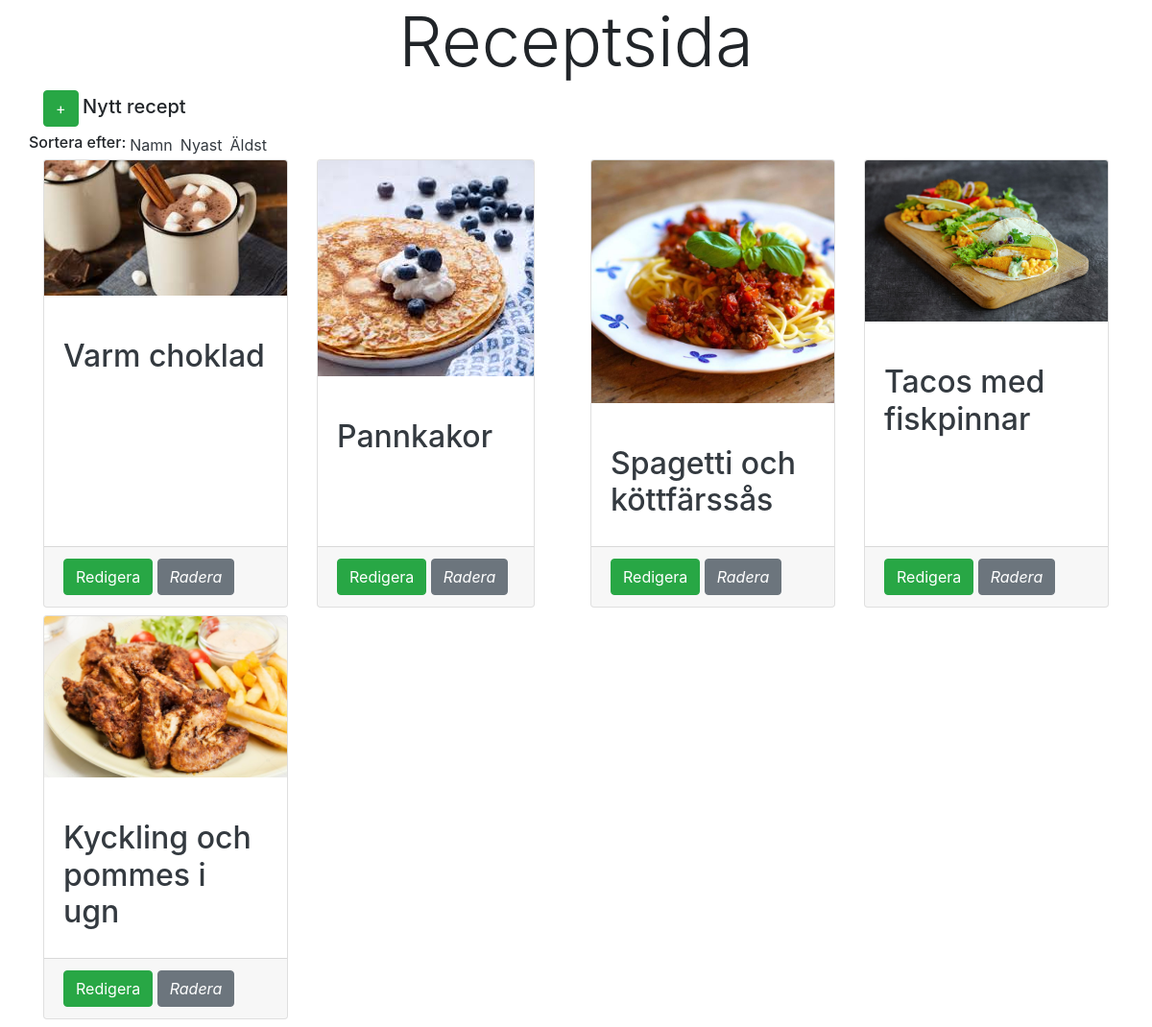
Page /home.php on the earlier database version.
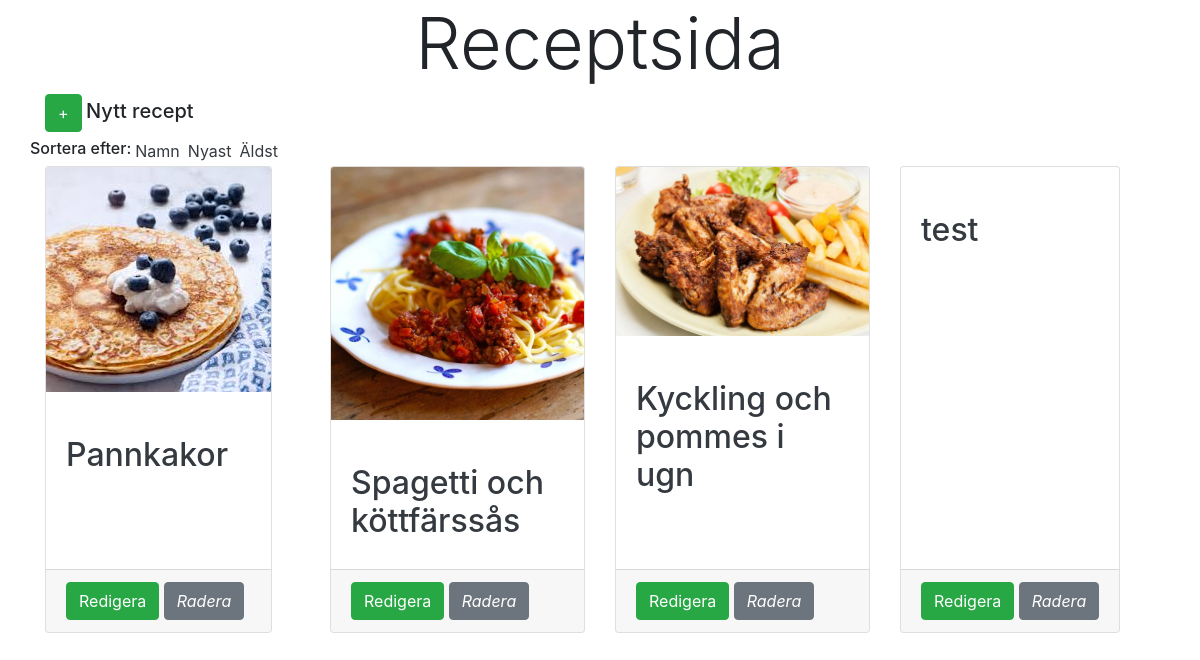
Same page on the later database version.
### tables this page shows
CREATE TABLE "recipes"
(
	id INTEGER not null
		constraint recipes_pk
			primary key,
	name varchar,
	img varchar default NULL,
	date varchar
);

### home.php (called while the page is built)
<?php
require "db.php";
$option = $vars;
$recipes = getAllNames($option);
require "views//index.view.php";

### db.php (called while the page is built, shortened)
<?php
function connect()
{
    try {
        $dsn = "sqlite:" . __DIR__ . "/recipes.sqlite";
        $db = new PDO($dsn);
        $db->setAttribute(PDO::ATTR_ERRMODE, PDO::ERRMODE_EXCEPTION);
        $db->setAttribute(PDO::ATTR_DEFAULT_FETCH_MODE, PDO::FETCH_ASSOC);
        return $db;
    } catch (PDOException $e) {
        echo $e->errorInfo;
        exit();
    }
}
function fetchAll($query)
{
    $db = connect();
    $stmt = $db->prepare($query);
    $stmt->execute();
    $result = $stmt->fetchAll();
    return $result;
}
function getAllNames($option)
{
    $query = "SELECT * FROM recipes WHERE 1";
    return fetchAll($query);
}

### views/index.view.php (the view, shortened to what this page needs)
<!doctype html>
<html lang="en">
<head>
    <link rel="stylesheet" href="https://stackpath.bootstrapcdn.com/bootstrap/4.4.1/css/bootstrap.min.css"
>
</head>
<body>
<main role="main" class="container">
    <div class="text-center"><h1 class="display-3">Receptsida</h1></div>
    <a href="nyttRecept" class="btn btn-success">+</a> <label for=""><h2 class="h5">Nytt recept</h2></label>
    <div class="row">
        <p class="h6"> Sortera efter: </p>
        <div class="mx-1"><a class="text-dark" href="/namn">Namn</a></div>
        <div class="mx-1"><a class="text-dark" href="/nyast">Nyast</a></div>
        <div class="mx-1"><a class="text-dark" href="/äldst">Äldst</a></div>
    </div>
    <div class="row">
        <?php
        foreach ($recipes as $recipe) { ?>
            <div class=" mb-2 d-flex align-content-stretch col-12 col-md-6 col-lg-4 col-xl-3">
                <div class="card">
                    <?php if ($recipe["img"] != null) { ?>
                        <a href="recept/<?= $recipe["id"] ?>"><img class="card-img-top"
                                                                   src="uploads/<?= $recipe["img"] ?>"
                                                                   alt="Card image cap"></a>
                    <?php } ?>
                    <div class="card-body">
                        <br>
                        <a href="recept/<?= $recipe["id"] ?>"><h2
                                    class="text-dark"><?= $recipe["name"]; ?></h2></a>
                    </div>
                    <div class="card-footer">
                        <a href="redigeraRecept/<?= $recipe["id"] ?>" class="btn btn-success">Redigera</a>
                        <a onclick="return confirm('Är du säker på att du vill radera receptet?')"
                           href=raderaRecept/<?= $recipe['id'] ?>" class="btn btn-secondary"><i>Radera</i></a>
                    </div>
                </div>
            </div>
        <?php }
        ?>
    </div>
</main>
</body>
</html>

### views/index.view.php (style rules this page uses)
a { text-decoration: none; color: black; }

Differences in the rows shown:
removed recipes: img (picture), name "Varm choklad"
removed recipes: img (picture), name "Tacos med fiskpinnar"
added recipes: name "test"
